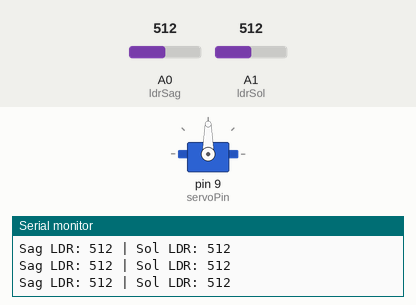
Simulated run of this sketch. Board: Arduino Uno, built with avr-gcc and run on an emulated ATmega328P. Parts: servo, the last lines printed to the serial monitor. Inputs (shaded band) come from the test bench; at power-on: A0 (ldrSag) = 512, A1 (ldrSol) = 512.

Above: at 1.7 s.
1.8 s: A0 (ldrSag) set to 535
At 2.55 s:
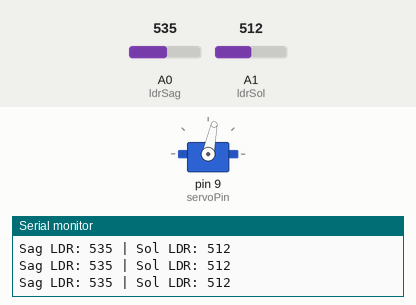
4.8 s: A0 (ldrSag) set to 511
At 4.8 s:
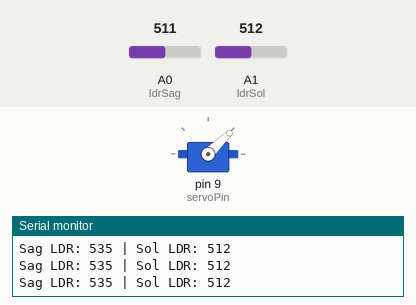
6.3 s: A1 (ldrSol) set to 489
At 9.0 s:
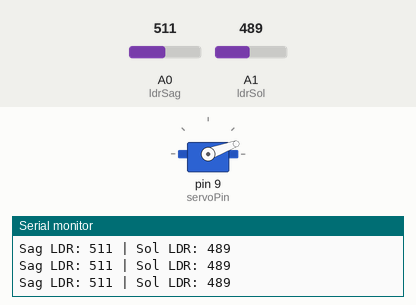
9.3 s: A1 (ldrSol) set to 510
12.3 s: A1 (ldrSol) set to 544
At 13.05 s:
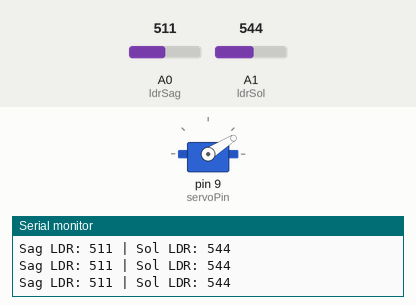
15.3 s: A1 (ldrSol) set to 511
At 15.3 s:
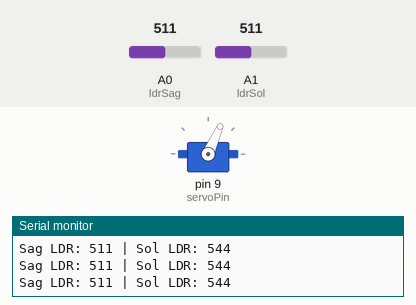
Timing chart, 0 to 17.8 s (numbered marks = the images above; inputs shaded):
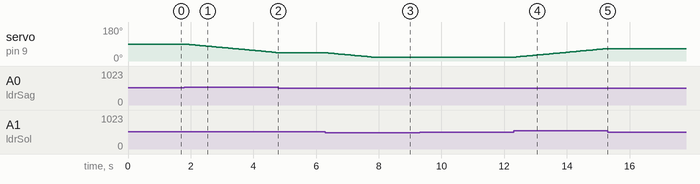

The sketch:

main.ino
```cpp
#include <Servo.h>

// Servo nesnesini oluşturuyoruz
Servo panelServo;

// Pin Tanımlamaları
const int servoPin = 9;   // Servo motorun bağlı olduğu dijital pin
const int ldrSag = A0;    // Sağ (Doğu) taraftaki LDR
const int ldrSol = A1;    // Sol (Batı) taraftaki LDR

// --- Değişkenler ---
int servoKonum = 90;      // Başlangıç konumu (Orta nokta)
const int sinirMin = 20;  // Mekanik sınır (Batı)
const int sinirMax = 150; // Mekanik sınır (Doğu)
const int tolerans = 15;  // Histerezis eşik değeri
const int hareketHizi = 50; // Servo bekleme süresi (ms)
const int donguHizi = 15;   // Döngü yenileme hızı (ms)

void setup() {
  // Servo motor başlatma ayarları
  panelServo.attach(servoPin);
  panelServo.write(servoKonum); // Motoru başlangıç konumuna al

  // Seri haberleşmeyi başlat (Test ve kalibrasyon için)
  Serial.begin(9600);
  delay(500);
}

void loop() {
  // 1. Sensör Verilerini Oku
  int sagDeger = analogRead(ldrSag);
  int solDeger = analogRead(ldrSol);

  // Değerleri Seri Port Ekranına Yazdır (Hata ayıklama)
  Serial.print("Sag LDR: ");
  Serial.print(sagDeger);
  Serial.print(" | Sol LDR: ");
  Serial.println(solDeger);

  // 2. Farkı Hesapla
  int fark = sagDeger - solDeger;

  // 3. Eşik Değeri Kontrolü (Histerezis)
  if (abs(fark) > tolerans) {

    // Işığın yoğun olduğu yöne göre pozisyon belirle
    if (fark > 0) {
      servoKonum = servoKonum - 1; // Doğuya git
    } else {
      servoKonum = servoKonum + 1; // Batıya git
    }

    // 4. Mekanik Sınırları Koru (Constraint)
    servoKonum = constrain(servoKonum, sinirMin, sinirMax);

    // Yeni konumu motora uygula
    panelServo.write(servoKonum);

    // Motorun oturması için bekle
    delay(hareketHizi);
  }

  delay(donguHizi);
}
```

Measured:
- the behaviour switches between 527 and 528 on A0 (ldrSag) (found by bisection; images 0 and 1)
- the behaviour switches between 496 and 495 on A1 (ldrSol) (found by bisection; images 2 and 3)
- the behaviour switches between 526 and 527 on A1 (ldrSol) (found by bisection; images 3 and 4)
- after the input at 1.8 s, servo on pin 9 (servoPin): moves from 90° to 44° over 3.0 s, starting at once
- after the input at 4.8 s, servo on pin 9 (servoPin): stays 44° (without the input it goes to 43° after 0.05 s)
- after the input at 6.3 s, servo on pin 9 (servoPin): moves from 44° to 20° over 1.5 s, starting at once
- after the input at 12.3 s, servo on pin 9 (servoPin): moves from 20° to 66° over 3.0 s, starting at once
- after the input at 15.3 s, servo on pin 9 (servoPin): stays 66° (without the input it goes to 67° after 0.05 s)
